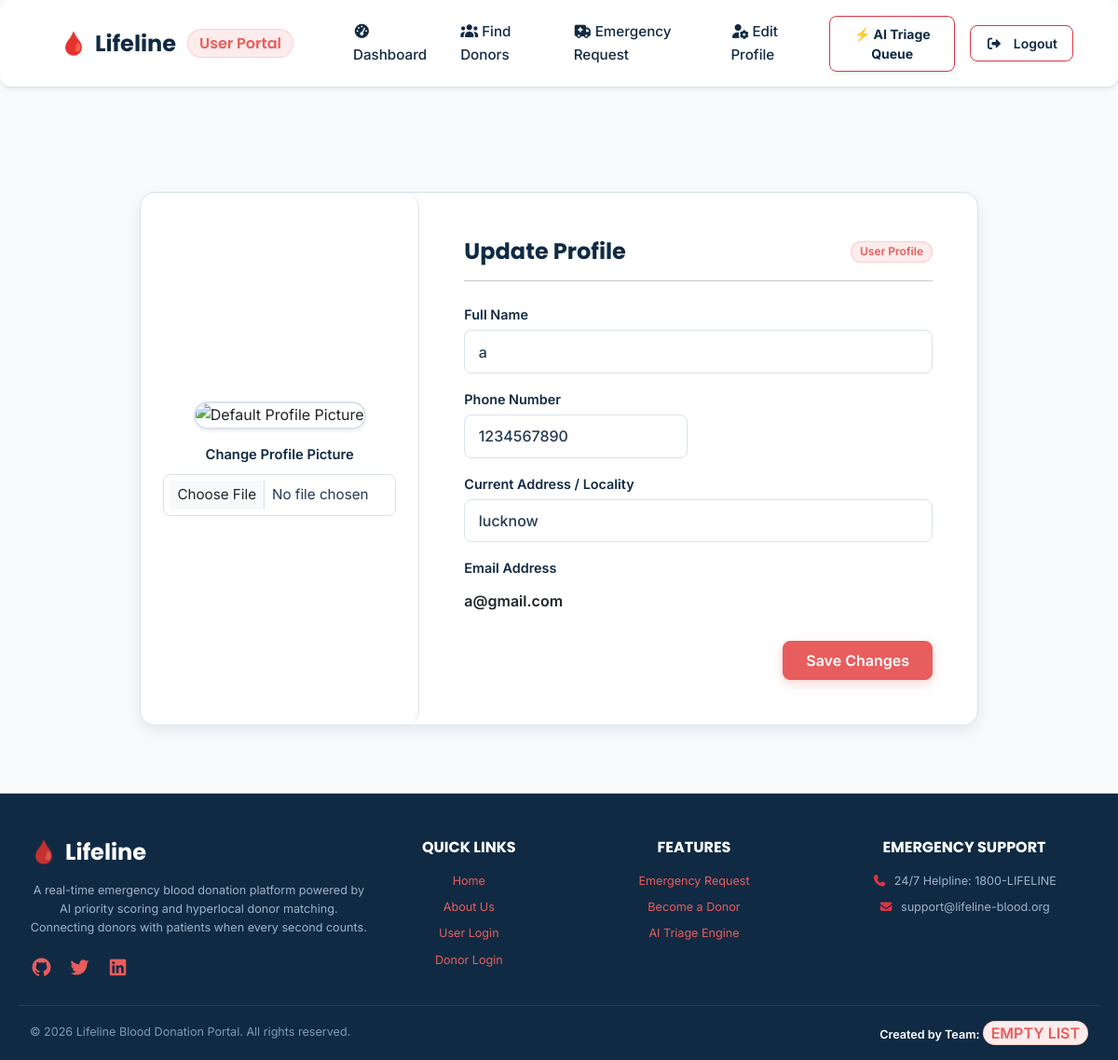
/edit-detials-user/ (signed in), run on the app's committed database.
### bank_app/models.py (models this page shows)
class UserDetail(models.Model):
    name = models.CharField(max_length=45)
    phone = models.CharField(max_length=13)
    email = models.EmailField(max_length=45, primary_key=True)
    address = models.CharField(max_length=100)
    password = models.CharField(max_length=20)
    blood_group = models.CharField(max_length=5)
    profile_pic = models.ImageField(default="", upload_to="userPics")

### bank_app/views.py (the view, shortened to what this page needs)
# urls.py: path('edit-detials-user/', views.user_edit, name='edit-user-details'),
def user_edit(request):
    user_email = request.session.get('session_key')
    if not user_email:
        messages.error(request, "Please log in first.")
        return redirect('user-login')
    user = UserDetail.objects.filter(email=user_email).first()
    return render(request, 'user/edit_details.html', {'user_key': user})

### bank_app/templates/user/edit_details.html (shortened to what this page needs)
<!DOCTYPE html>
<html lang="en">
{% load static %}
<head>
    {% include 'common/common_css.html' %}
</head>
<body>
    {% include 'user/user_header.html' %}
    <div class="main-div">
        <div class="card shadow-lg border-0 rounded-4  glass-card">
            <form method="POST" enctype="multipart/form-data">
                <div class="row g-0">
                    <div class="col-lg-4 text-center rounded-4 p-4 d-flex flex-column align-items-center justify-content-center border-end">
                        <div class="rounded-4 shadow-sm mb-3">
                            {% if user_key.profile_pic %}
                            <img src='/media/{{user_key.profile_pic}}' class="img-fluid rounded-4 profile-img"
                                alt="Profile Picture">
                            {% else %}
                            <img src="{% static 'images/avatar-design.png' %}"
                                class="img-fluid rounded-4 profile-img" alt="Default Profile Picture">
                            {% endif %}
                        </div>
                        <label for="profile_pic_input" class="form-label text-navy fw-semibold small mb-2">Change Profile Picture</label>
                        <input type="file" name="profile_pic" id="profile_pic_input" class="form-control form-control-sm">
                    </div>
                    <div class="col-lg-8">
                        <div class="card-body p-4 p-md-5">
                            <div class="d-flex justify-content-between align-items-center mb-3">
                                <h2 class="fw-bold text-navy h4 mb-0">
                                    Update Profile
                                </h2>
                                <span class="badge bg-danger">User Profile</span>
                            </div>
                            <hr class="mb-4">
                            <div class="row gy-3">
                                <div class="col-md-12">
                                    <label class="label-text">Full Name</label>
                                    <input class="form-control text-input" name="name" value="{{user_key.name}}" required>
                                </div>
                                <div class="col-md-6">
                                    <label class="label-text">Phone Number</label>
                                    <input class="form-control text-input" name="phone" value="{{user_key.phone}}" required>
                                </div>
                                <div class="col-md-12">
                                    <label class="label-text">Current Address / Locality</label>
                                    <input class="form-control text-input" name="address" value="{{user_key.address}}" placeholder="Enter your current address" required>
                                </div>
                                <div class="col-md-12">
                                    <label class="label-text">Email Address</label>
                                    <div class="form-control-plaintext text-navy fw-semibold">{{user_key.email}}</div>
                                </div>
                            </div>
                            <div class="text-end mt-4">
                                <button type="submit" class="btn btn-primary px-4 py-2">Save Changes</button>
                            </div>
                        </div>
                    </div>
                </div>
            </form>
        </div>
    </div>
    {% include 'common/footer.html' %}
</body>
</html>

### bank_app/static/css/main.css (style rules this page uses)
:root { --color-navy: #102A43; --color-blue: #1F4E79; --color-coral: #E85D5D; --color-coral-hover: #D94B4B; --color-light-coral: #FDECEC; --color-cream: #F7F5F2; --color-white: #FFFFFF; --color-text: #243B53; --color-muted-text: #627D98; --color-success: #3A8D6E; --color-success-bg: #E6F4EE; --color-border: #D9E2EC; --font-heading: 'Poppins', -apple-system, BlinkMacSystemFont, 'Segoe UI', Roboto, sans-serif; --font-body: 'Inter', -apple-system, BlinkMacSystemFont, 'Segoe UI', Roboto, sans-serif; --radius-sm: 8px; --radius-md: 12px; --radius-lg: 16px; --radius-pill: 9999px; --shadow-sm: 0 2px 4px rgba(16, 42, 67, 0.04); --shadow-md: 0 6px 16px rgba(16, 42, 67, 0.08); --shadow-lg: 0 12px 28px rgba(16, 42, 67, 0.12); --shadow-hover: 0 10px 24px rgba(16, 42, 67, 0.14); --transition-fast: 0.2s cubic-bezier(0.4, 0, 0.2, 1); --transition-normal: 0.3s cubic-bezier(0.4, 0, 0.2, 1); }
*, *::before, *::after { box-sizing: border-box; }
body { font-family: var(--font-body); background-color: var(--color-cream); color: var(--color-text); line-height: 1.6; margin: 0; padding: 0; -webkit-font-smoothing: antialiased; }
h1, h2, h3, h4, h5, h6, .h1, .h2, .h3, .h4, .h5, .h6 { font-family: var(--font-heading); color: var(--color-navy); font-weight: 600; line-height: 1.25; }
.main-div { min-height: calc(100vh - 140px); padding: 2.5rem 1rem; max-width: 1240px; margin: 0 auto; }
.btn { font-family: var(--font-body); font-weight: 600; padding: 0.65rem 1.4rem; border-radius: var(--radius-sm); transition: all var(--transition-fast); display: inline-flex; align-items: center; justify-content: center; gap: 0.5rem; }
.btn-primary, .btn-coral, button[type="submit"]:not(.btn-secondary):not(.btn-outline-navy) { background-color: var(--color-coral) !important; border-color: var(--color-coral) !important; color: var(--color-white) !important; box-shadow: 0 4px 12px rgba(232, 93, 93, 0.25); }
.card, .donor-card, .dashboard-card, .info-card { background-color: var(--color-white) !important; border-radius: var(--radius-lg) !important; border: 1px solid var(--color-border) !important; box-shadow: var(--shadow-sm) !important; transition: all var(--transition-normal) !important; overflow: hidden; margin-bottom: 1.5rem; }
.card-body { padding: 1.5rem; }
.badge { padding: 0.4em 0.75em; font-weight: 600; border-radius: var(--radius-pill); }
.badge.bg-danger, .badge.bg-primary { background-color: var(--color-light-coral) !important; color: var(--color-coral) !important; border: 1px solid rgba(232, 93, 93, 0.2); }
form { max-width: 100%; }
.form-label, label { color: var(--color-navy); font-weight: 600; font-size: 0.92rem; margin-bottom: 0.45rem; display: inline-block; }
.form-control, .form-select, input[type="text"], input[type="email"], input[type="tel"], input[type="password"], input[type="date"], input[type="file"], select, textarea { background-color: var(--color-white) !important; border: 1.5px solid var(--color-border) !important; border-radius: var(--radius-sm) !important; padding: 0.65rem 0.9rem !important; color: var(--color-text) !important; font-family: var(--font-body); font-size: 0.95rem; transition: all var(--transition-fast) !important; width: 100%; }
::placeholder { color: var(--color-muted-text) !important; opacity: 0.7; }

### bank_app/templates/user/edit_details.html (style rules this page uses)
body { margin: 0; padding: 0; background-color: var(--color-bg, #F8FAFC); }
.glass-card { background: #FFFFFF !important; border: 1px solid var(--color-border, #E2E8F0) !important; border-radius: var(--radius-lg, 12px) !important; box-shadow: var(--shadow-md, 0 4px 6px -1px rgba(0, 0, 0, 0.1)) !important; max-width: 900px; width: 90%; margin: 2rem auto; }
.profile-img { width: 180px; height: 220px; object-fit: cover; border: 2px solid var(--color-border, #E2E8F0); }
.text-input { color: var(--color-navy, #1E293B); font-size: 1rem; font-weight: 500; }
.label-text { color: var(--color-navy, #1E293B); font-size: 0.9rem; font-weight: 600; margin-bottom: 0.3rem; display: block; }

### data on the page
UserDetail: name "a", phone "1234567890", address "lucknow", email "a@gmail.com"
